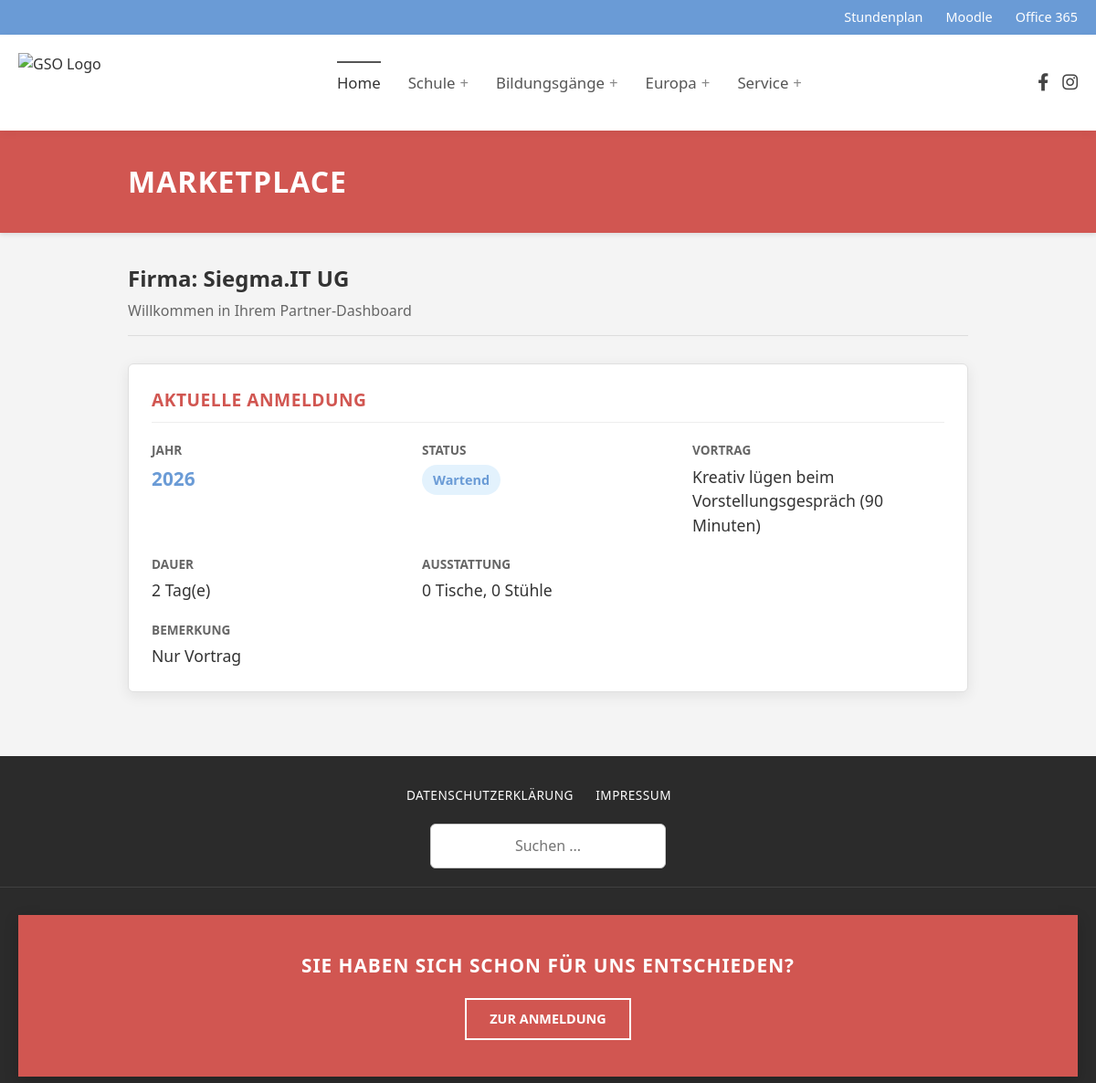
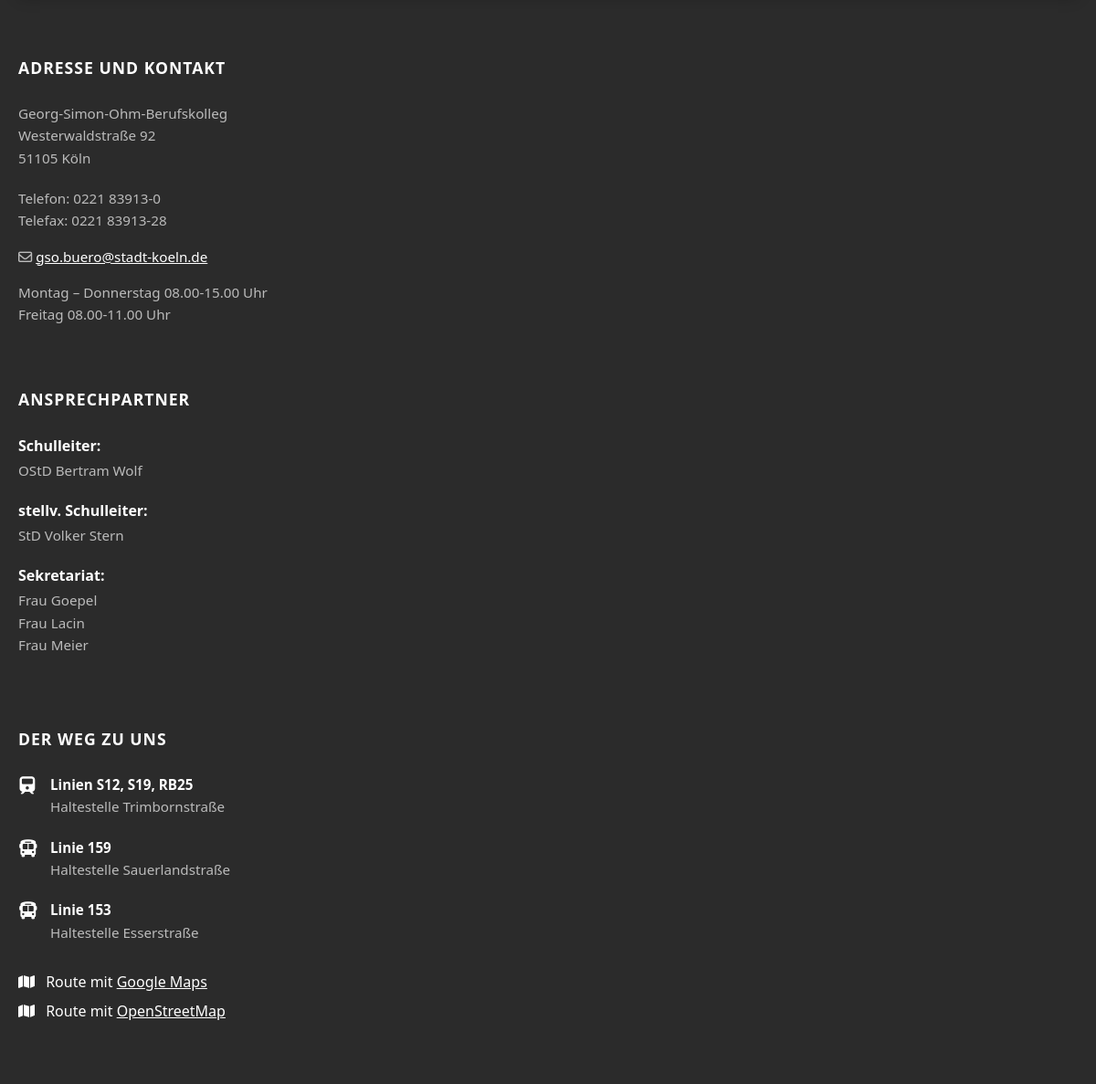
/dashboard (signed in), run on the app's committed database (2 pictures, top to bottom).
### database/models.py (models this page shows)
class User(Schema):
    __tablename__ = 'users'
    id = mapped_column(Integer, primary_key=True)
    name = mapped_column(String, nullable=False)
    contact_person = mapped_column(String, nullable=True)
    phone = mapped_column(String, nullable=True)
    email = mapped_column(String, nullable=False, unique=True)
    street = mapped_column(String, nullable=True)
    zip = mapped_column(String, nullable=True)
    city = mapped_column(String, nullable=True)
    support_association = mapped_column(Boolean, nullable=False, default=False)
    is_admin = mapped_column(Boolean, nullable=False, default=False)
    tokens = relationship("Token", back_populates="user")
    bookings = relationship("Booking", back_populates="user")

class Booking(Schema):
    __tablename__ = 'bookings'
    id = mapped_column(Integer, primary_key=True)
    user_id = mapped_column(Integer, ForeignKey('users.id'), nullable=False)
    event_year = mapped_column(Integer, nullable=False, default=datetime.now().year)
    first = mapped_column(Boolean, nullable=False, default=False)
    second = mapped_column(Boolean, nullable=False, default=False)
    status = mapped_column(Enum(BookingStatus), nullable=False, default=BookingStatus.pending)
    chairs_needed = mapped_column(Integer, nullable=False, default=0)
    tables_needed = mapped_column(Integer, nullable=False, default=0)
    remarks = mapped_column(String, nullable=True)
    presentation = mapped_column(String, nullable=True)
    user = relationship("User", back_populates="bookings")
    UniqueConstraint('user_id', 'event_year')

### app.py (the view)
@app.route('/marketplace')
@app.route('/dashboard')
@login_required
def dashboard():
    this_year = datetime.now().year
    if current_user.is_admin:
        template = 'admin_dashboard.html'
        bookings = get_bookings(event_year=this_year)
    else:
        template = 'user_dashboard.html'
        all_bookings = get_bookings(user_id=current_user.id)
        current = [b for b in all_bookings if b.event_year == this_year]
        bookings = {
            "past": [b for b in all_bookings if b.event_year < this_year],
            "current": current.pop() if len(current) > 0 else None,
        }
    return render_template(template, user=current_user, bookings=bookings)

### app.py (called while the page is built)
@login_manager.user_loader
def load_user(user_id) -> Optional[Authenticated[User]]:
    try:
        user_id = int(user_id)
        user_record = db.query(User).filter_by(id=user_id).one()
        return Authenticated(user_record)
    except (TypeError, ValueError, NoResultFound):
        print(f'[WARN] user id not found: {user_id}')
        return None

### auth.py (called while the page is built)
    def __getattr__(self, attr):
        return getattr(self.record, attr)

### db.py (called while the page is built)
def get_bookings(**filters):
    return map(decorate, db.query(Booking).filter_by(**filters).all())

def decorate(booking):
    booking.duration = booking.first + booking.second
    return booking

### templates/user_dashboard.html (shortened to what this page needs)
{% extends "baseLayout.html" %}
{% block content %}
<div class="full-width-banner">
  <div class="banner-inner">
    <h1>MARKETPLACE</h1>
  </div>
</div>
<div class="dashboard-container">
  <div class="dashboard-intro">
      <h2 class="welcome-title">Firma: {{ user.name }}</h2>
      <p class="welcome-sub">Willkommen in Ihrem Partner-Dashboard</p>
  </div>
  <div class="dashboard-cards">
    <section class="dash-card current-booking-card">
      <h3 class="card-title">Aktuelle Anmeldung</h3>
      {% if bookings.current %}
        <div class="booking-summary-grid">
          <div class="info-item">
            <span class="info-label">Jahr</span>
            <span class="info-value highlight">{{ bookings.current.event_year }}</span>
          </div>
          <div class="info-item">
            <span class="info-label">Status</span>
            <span class="status-badge">{{ bookings.current.status.value }}</span>
          </div>
          <div class="info-item">
            <span class="info-label">Vortrag</span>
            <span class="info-value">{{ bookings.current.presentation }}</span>
          </div>
          <div class="info-item">
            <span class="info-label">Dauer</span>
            <span class="info-value">{{ bookings.current.duration }} Tag(e)</span>
          </div>
          <div class="info-item">
            <span class="info-label">Ausstattung</span>
            <span class="info-value">
              {{ bookings.current.tables_needed }} Tische,
              {{ bookings.current.chairs_needed }} Stühle
            </span>
          </div>
          <div class="info-item full-width">
            <span class="info-label">Bemerkung</span>
            <span class="info-value">{{ bookings.current.remarks }}</span>
          </div>
      </div>
    {% else %}
      <div class="empty-state">
          <p>Für das kommende Event liegt noch keine Anmeldung vor.</p>
          <a href="/event/registration" class="btn btn-cta">Zur Anmeldung</a>
      </div>
      {% endif %}
    </section>
  </div>
</div>
{% endblock %}

### static/css/baseStyle.css (style rules this page uses)
* { box-sizing: border-box; }
body { margin: 0; padding: 0; font-family: 'Segoe UI', Tahoma, Geneva, Verdana, sans-serif; color: #333; background-color: #f9f9f9; line-height: 1.5; }

### static/css/marketplace.css (style rules this page uses)
:root { --gso-red: #d15651; --gso-blue: #6a9bd6; --gso-blue-hover: #5a8bc6; --text-color: #333; --text-muted: #666; --bg-color: #f4f4f4; --border-color: #ccc; --input-border: #ced4da; --input-focus: #6a8ecf; --card-shadow: 0 4px 15px rgba(0,0,0,0.1); --radius: 4px; }
* { box-sizing: border-box; }
body { font-family: 'Segoe UI', 'Helvetica Neue', Helvetica, Arial, sans-serif; background-color: var(--bg-color); margin: 0; color: var(--text-color); line-height: 1.5; }

### static/css/dashboard.css (style rules this page uses)
:root { --gso-red: #d15651; --gso-blue: #6a9bd6; --gso-blue-hover: #5a8bc6; --text-main: #333; --text-muted: #666; --bg-color: #f4f4f4; --card-bg: #fff; --border-light: #eee; --card-shadow: 0 4px 15px rgba(0,0,0,0.08); --radius: 6px; --content-width: 1000px; }
.full-width-banner { width: 100%; background-color: var(--gso-red); color: white; box-shadow: 0 2px 5px rgba(0,0,0,0.1); padding: 2rem 0; margin-bottom: 2rem; }
.banner-inner { max-width: var(--content-width); margin: 0 auto; padding: 0 20px; }
.banner-inner h1 { margin: 0; font-size: 2rem; font-weight: 700; text-transform: uppercase; letter-spacing: 1px; }
.dashboard-container { max-width: var(--content-width); margin: 0 auto; padding: 0 20px 40px 20px; font-family: 'Segoe UI', Helvetica, Arial, sans-serif; color: var(--text-main); }
.dashboard-intro { margin-bottom: 30px; border-bottom: 1px solid #ddd; padding-bottom: 15px; }
.welcome-title { font-size: 1.5rem; color: var(--text-main); margin: 0 0 5px 0; }
.welcome-sub { color: var(--text-muted); margin: 0; font-size: 1rem; }
.dash-card { background: var(--card-bg); border-radius: var(--radius); box-shadow: var(--card-shadow); padding: 25px; margin-bottom: 30px; border: 1px solid #e0e0e0; }
.card-title { color: var(--gso-red); font-size: 1.2rem; text-transform: uppercase; letter-spacing: 0.5px; margin-top: 0; margin-bottom: 20px; padding-bottom: 10px; border-bottom: 1px solid var(--border-light); }
.booking-summary-grid { display: grid; grid-template-columns: 1fr; gap: 20px; }
.info-item { display: flex; flex-direction: column; }
.info-label { font-size: 0.85rem; text-transform: uppercase; color: var(--text-muted); font-weight: 600; margin-bottom: 5px; }
.info-value { font-size: 1.1rem; font-weight: 500; color: var(--text-main); }
.info-value.highlight { font-size: 1.3rem; font-weight: bold; color: var(--gso-blue); }
.status-badge { display: inline-block; padding: 6px 12px; background-color: #e3f2fd; color: var(--gso-blue); border-radius: 20px; font-weight: 600; font-size: 0.9rem; align-self: flex-start; }
@media (min-width: 768px) { .dashboard-container { padding: 0 40px 40px 40px; } }
@media (min-width: 768px) { .banner-inner { padding: 0 40px; } }
@media (min-width: 768px) { .booking-summary-grid { grid-template-columns: repeat(2, 1fr); } }
@media (min-width: 768px) { .info-item.full-width { grid-column: span 2; } }
@media (min-width: 992px) { .booking-summary-grid { grid-template-columns: repeat(3, 1fr); } }
@media (min-width: 992px) { .info-item.full-width { grid-column: span 3; } }

### data on the page
User: name "Siegma.IT UG"
Booking: current.event_year "2026", current.status.value "Wartend", current.presentation "Kreativ lügen beim Vorstellungsgespräch (90 Minuten)", current.tables_needed "0", current.chairs_needed "0", current.remarks "Nur Vortrag"

### other printed values
{{ bookings.current.duration }} "2"
